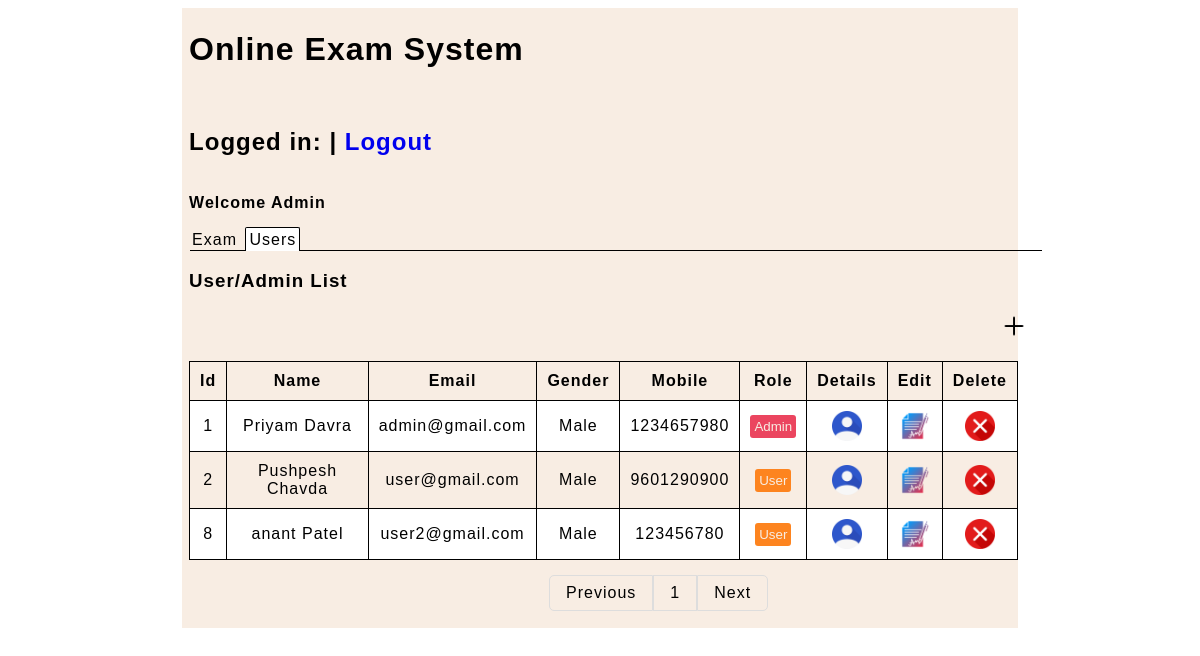
Screenshot of /user.php with the database file from the repository.
### tables this page shows
CREATE TABLE IF NOT EXISTS `exam_user` (
  `id` int(11) UNSIGNED NOT NULL AUTO_INCREMENT,
  `first_name` varchar(250) DEFAULT NULL,
  `laast_name` varchar(250) DEFAULT NULL,
  `gender` enum('Male','Female') NOT NULL,
  `email` varchar(250) DEFAULT NULL,
  `password` varchar(60) NOT NULL,
  `mobile` varchar(12) NOT NULL,
  `address` text NOT NULL,
  `created` datetime NOT NULL DEFAULT current_timestamp(),
  `role` enum('admin','user') DEFAULT NULL,
  PRIMARY KEY (`id`)
);

### user.php (the view)
<?php
	require_once('db.php');
?>
<html>
<head>
<link rel="stylesheet" href="CSS/user.css" >
<link rel="stylesheet" href="CSS/pagination.css" >
</head>
	<body>
		<div class="main">
		<h1>Online Exam System</h1>
		<?php
			$em=$_SESSION['email'];
			$sql="select * from exam_user where role='admin' and email='$em'";
			$run=mysqli_query($db,$sql);
			$result=mysqli_fetch_array($run);
		?>
		<br><p><h2>Logged in:<?=$result['first_name']." ".$result['laast_name']?> | <a class="out" href="logout.php">Logout</h2></a></p>
		<p><br><b>Welcome Admin</b></p>
		<p class="select">
		<a class="btn one" href="admin.php">Exam</a>
		<a class="btn" href="user.php">Users</a>
		<span class="unl"></span>
		<span class="unl1"></span>
		</p>
		<h3>User/Admin List</h3>
		<a href="user_insert.php">
		<img class="img" src="Images/add-outline.png">
		</a>
		<table border="1">
		<tr>
		<th>Id</th>
		<th>Name</th>
		<th>Email</th>
		<th>Gender</th>
		<th>Mobile</th>
		<div class="role"><th>Role</th></div>
		<th>Details</th>
		<th>Edit</th>
		<th>Delete</th>
		</tr>
		<?php
			$ext="select * from exam_user";
			$row=mysqli_query($db,$ext);
			while($rst=mysqli_fetch_array($row))
			{
			?>
			<tr align="center">
			<td><?=$rst['id']?></td>
			<td><?=$rst['first_name']." ".$rst['laast_name']?></td>
			<td><?=$rst['email']?></td>
			<td><?=$rst['gender']?></td>
			<td><?=$rst['mobile']?></td>
			<?php
				if(ucwords($rst['role'])=="User")
					$class="user";
				else
					$class="role";
			?>
			<td><button class="<?=$class?>"><?=ucwords($rst['role'])?></button></td>
			<td><a href="user_detail.php?exam_id=<?=$rst['id']?>"><img class="enroll" src="images/google-contacts.png"></a></td>
			<td><a href="edit_user.php?exam_id=<?=$rst['id']?>"><img class="dlt" src="images/signed.png"></a></td>
			<td><a href="Delete_user.php?exam_id=<?=$rst['id']?>"><img class="dlt" src="images/x-button.png"></a></td>
			</tr>
			<?php
			}
		?>
		</table>
		<?php
		include_once('pagination.php');
		?>
		</div>
	</body>
</html>

### CSS/user.css (style rules this page uses)
body { font-family:arial; letter-spacing:1px; }
.main { background-color:#F8EDE3; width:70%; margin:0 auto; padding:2px 0 7px 7px; position:relative; }
.main a { text-decoration:none; }
button { border-radius:3px; border:none; padding:4px; }
.btn { color:black; padding:3px; border-radius:2px 2px 0 0; }
a { margin:0; }
.select a:nth-child(2) { background-color:white; border: 1px solid black; border-bottom:none; margin:0; }
.select a:first-child { margin:0; display:inline-block; }
.unl { position:absolute; height:1px; width:742px; background-color:black; left:118px; top:242px; }
.unl1 { position:absolute; height:1px; width:56px; background-color:black; left:8px; top:242px; }
.role { background-color:#EB455F; color:#F8EDE3; }
.user { background-color:#FD841F; color:#F8EDE3; }
table { border: 1px solid black; margin:0; border-collapse:collapse; }
th, td { padding:10px; }
tr:nth-child(even) { border: 1px solid black; background:white; }
.img { position:relative; left:800px; height:30px; width:30px; bottom:10px; padding:10px; }
.enroll { height:30px; width:30px; }
.dlt { height:30px; width:30px; }

### rows the page displays
exam_user: id "1", first_name "Priyam", laast_name "Davra", email "admin@gmail.com", gender "Male", mobile "1234657980", role "Admin"
exam_user: id "2", first_name "Pushpesh", laast_name "Chavda", email "user@gmail.com", gender "Male", mobile "9601290900", role "User"
exam_user: id "8", first_name "anant", laast_name "Patel", email "user2@gmail.com", gender "Male", mobile "123456780", role "User"
